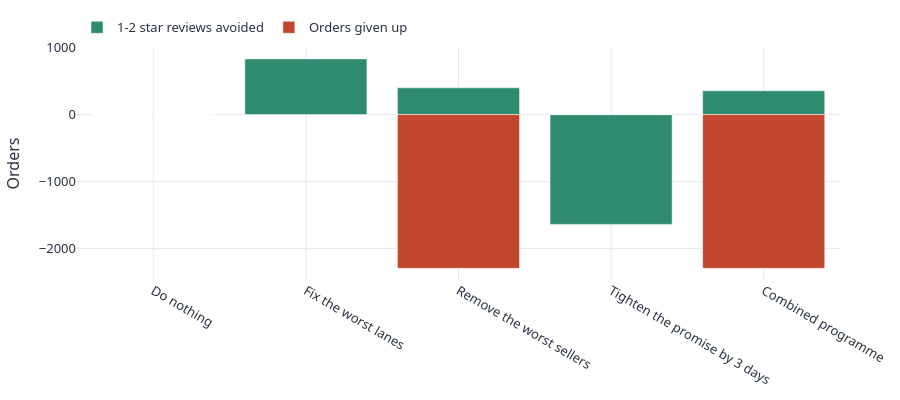

Notebook cell for this chart:
### Code cell
V.fig_scenario_compare(scenarios)

### Figure 1 — Plotly figure (JSON) as saved in the notebook; plotly's stock layout.template omitted (floating-point values rounded to 4 significant figures)
{"data": [{"marker": {"color": "#2e8b6f"}, "name": "1-2 star reviews avoided", "type": "bar", "x": ["Do nothing", "Fix the worst lanes", "Remove the worst sellers", "Tighten the promise by 3 days", "Combined programme"], "y": [0, 835, 400, -1639, 355]}, {"marker": {"color": "#c1462f"}, "name": "Orders given up", "type": "bar", "x": ["Do nothing", "Fix the worst lanes", "Remove the worst sellers", "Tighten the promise by 3 days", "Combined programme"], "y": [0, 0, -2295, 0, -2295]}], "layout": {"barmode": "relative", "font": {"color": "#2b3245", "family": "IBM Plex Sans, Segoe UI, Helvetica, Arial, sans-serif", "size": 13}, "height": 400, "hoverlabel": {"font": {"family": "IBM Plex Sans, Segoe UI, Helvetica, Arial, sans-serif"}}, "legend": {"orientation": "h", "title": {"text": ""}, "x": 0, "y": 1.02, "yanchor": "bottom"}, "margin": {"b": 50, "l": 60, "r": 30, "t": 30}, "paper_bgcolor": "#ffffff", "plot_bgcolor": "#ffffff", "xaxis": {"gridcolor": "#e6e9ef", "zeroline": false}, "yaxis": {"gridcolor": "#e6e9ef", "title": {"text": "Orders"}, "zeroline": false}}}
